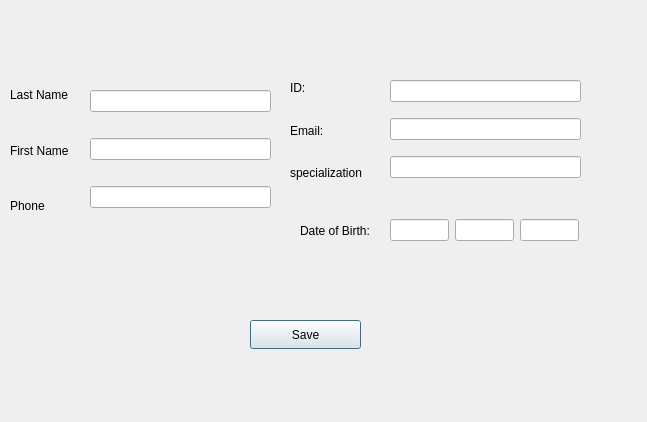
<?xml version="1.0" encoding="UTF-8"?>
<ui version="4.0">
 <class>Edit_teacher_dialog</class>
 <widget class="QDialog" name="Edit_teacher_dialog">
  <property name="geometry">
   <rect>
    <x>0</x>
    <y>0</y>
    <width>647</width>
    <height>422</height>
   </rect>
  </property>
  <property name="windowTitle">
   <string>Dialog</string>
  </property>
  <widget class="QWidget" name="layoutWidget_4">
   <property name="geometry">
    <rect>
     <x>290</x>
     <y>70</y>
     <width>93</width>
     <height>121</height>
    </rect>
   </property>
   <layout class="QVBoxLayout" name="verticalLayout_7">
    <item>
     <widget class="QLabel" name="label_12">
      <property name="text">
       <string>ID:</string>
      </property>
     </widget>
    </item>
    <item>
     <widget class="QLabel" name="label_15">
      <property name="text">
       <string>Email:</string>
      </property>
     </widget>
    </item>
    <item>
     <widget class="QLabel" name="label">
      <property name="text">
       <string>specialization</string>
      </property>
     </widget>
    </item>
   </layout>
  </widget>
  <widget class="QWidget" name="layoutWidget_3">
   <property name="geometry">
    <rect>
     <x>390</x>
     <y>70</y>
     <width>191</width>
     <height>121</height>
    </rect>
   </property>
   <layout class="QVBoxLayout" name="verticalLayout_6">
    <item>
     <widget class="QLineEdit" name="ID_2"/>
    </item>
    <item>
     <widget class="QLineEdit" name="email_2"/>
    </item>
    <item>
     <widget class="QLineEdit" name="specialization"/>
    </item>
   </layout>
  </widget>
  <widget class="QWidget" name="layoutWidget">
   <property name="geometry">
    <rect>
     <x>390</x>
     <y>210</y>
     <width>189</width>
     <height>41</height>
    </rect>
   </property>
   <layout class="QHBoxLayout" name="horizontalLayout_3">
    <item>
     <widget class="QLineEdit" name="day_2"/>
    </item>
    <item>
     <widget class="QLineEdit" name="month_2"/>
    </item>
    <item>
     <widget class="QLineEdit" name="year_2"/>
    </item>
   </layout>
  </widget>
  <widget class="QWidget" name="layoutWidget_6">
   <property name="geometry">
    <rect>
     <x>10</x>
     <y>70</y>
     <width>81</width>
     <height>161</height>
    </rect>
   </property>
   <layout class="QVBoxLayout" name="verticalLayout_8">
    <item>
     <widget class="QLabel" name="label_18">
      <property name="text">
       <string>Last Name</string>
      </property>
     </widget>
    </item>
    <item>
     <widget class="QLabel" name="label_19">
      <property name="text">
       <string>First Name</string>
      </property>
     </widget>
    </item>
    <item>
     <widget class="QLabel" name="label_20">
      <property name="text">
       <string>Phone</string>
      </property>
     </widget>
    </item>
   </layout>
  </widget>
  <widget class="QWidget" name="layoutWidget_7">
   <property name="geometry">
    <rect>
     <x>90</x>
     <y>70</y>
     <width>181</width>
     <height>161</height>
    </rect>
   </property>
   <layout class="QVBoxLayout" name="verticalLayout_2">
    <item>
     <widget class="QLineEdit" name="last_name_2"/>
    </item>
    <item>
     <widget class="QLineEdit" name="first_name_2"/>
    </item>
    <item>
     <widget class="QLineEdit" name="phone_2"/>
    </item>
   </layout>
  </widget>
  <widget class="QLabel" name="label_16">
   <property name="geometry">
    <rect>
     <x>300</x>
     <y>220</y>
     <width>88</width>
     <height>21</height>
    </rect>
   </property>
   <property name="text">
    <string>Date of Birth:</string>
   </property>
  </widget>
  <widget class="QPushButton" name="Save">
   <property name="geometry">
    <rect>
     <x>250</x>
     <y>320</y>
     <width>111</width>
     <height>29</height>
    </rect>
   </property>
   <property name="text">
    <string>Save</string>
   </property>
  </widget>
 </widget>
 <resources/>
 <connections>
  <connection>
   <sender>last_name_2</sender>
   <signal>textEdited(QString)</signal>
   <receiver>Save</receiver>
   <slot>show()</slot>
   <hints>
    <hint type="sourcelabel">
     <x>215</x>
     <y>109</y>
    </hint>
    <hint type="destinationlabel">
     <x>265</x>
     <y>331</y>
    </hint>
   </hints>
  </connection>
  <connection>
   <sender>first_name_2</sender>
   <signal>textEdited(QString)</signal>
   <receiver>Save</receiver>
   <slot>show()</slot>
   <hints>
    <hint type="sourcelabel">
     <x>174</x>
     <y>163</y>
    </hint>
    <hint type="destinationlabel">
     <x>256</x>
     <y>341</y>
    </hint>
   </hints>
  </connection>
  <connection>
   <sender>phone_2</sender>
   <signal>textEdited(QString)</signal>
   <receiver>Save</receiver>
   <slot>show()</slot>
   <hints>
    <hint type="sourcelabel">
     <x>189</x>
     <y>212</y>
    </hint>
    <hint type="destinationlabel">
     <x>257</x>
     <y>335</y>
    </hint>
   </hints>
  </connection>
  <connection>
   <sender>ID_2</sender>
   <signal>textEdited(QString)</signal>
   <receiver>Save</receiver>
   <slot>show()</slot>
   <hints>
    <hint type="sourcelabel">
     <x>565</x>
     <y>90</y>
    </hint>
    <hint type="destinationlabel">
     <x>358</x>
     <y>341</y>
    </hint>
   </hints>
  </connection>
  <connection>
   <sender>email_2</sender>
   <signal>textEdited(QString)</signal>
   <receiver>Save</receiver>
   <slot>show()</slot>
   <hints>
    <hint type="sourcelabel">
     <x>393</x>
     <y>134</y>
    </hint>
    <hint type="destinationlabel">
     <x>338</x>
     <y>337</y>
    </hint>
   </hints>
  </connection>
  <connection>
   <sender>specialization</sender>
   <signal>textEdited(QString)</signal>
   <receiver>Save</receiver>
   <slot>show()</slot>
   <hints>
    <hint type="sourcelabel">
     <x>445</x>
     <y>183</y>
    </hint>
    <hint type="destinationlabel">
     <x>320</x>
     <y>338</y>
    </hint>
   </hints>
  </connection>
  <connection>
   <sender>day_2</sender>
   <signal>textEdited(QString)</signal>
   <receiver>Save</receiver>
   <slot>show()</slot>
   <hints>
    <hint type="sourcelabel">
     <x>413</x>
     <y>238</y>
    </hint>
    <hint type="destinationlabel">
     <x>358</x>
     <y>332</y>
    </hint>
   </hints>
  </connection>
  <connection>
   <sender>month_2</sender>
   <signal>textEdited(QString)</signal>
   <receiver>Save</receiver>
   <slot>show()</slot>
   <hints>
    <hint type="sourcelabel">
     <x>481</x>
     <y>229</y>
    </hint>
    <hint type="destinationlabel">
     <x>351</x>
     <y>338</y>
    </hint>
   </hints>
  </connection>
  <connection>
   <sender>year_2</sender>
   <signal>textEdited(QString)</signal>
   <receiver>Save</receiver>
   <slot>show()</slot>
   <hints>
    <hint type="sourcelabel">
     <x>535</x>
     <y>228</y>
    </hint>
    <hint type="destinationlabel">
     <x>335</x>
     <y>340</y>
    </hint>
   </hints>
  </connection>
 </connections>
</ui>
